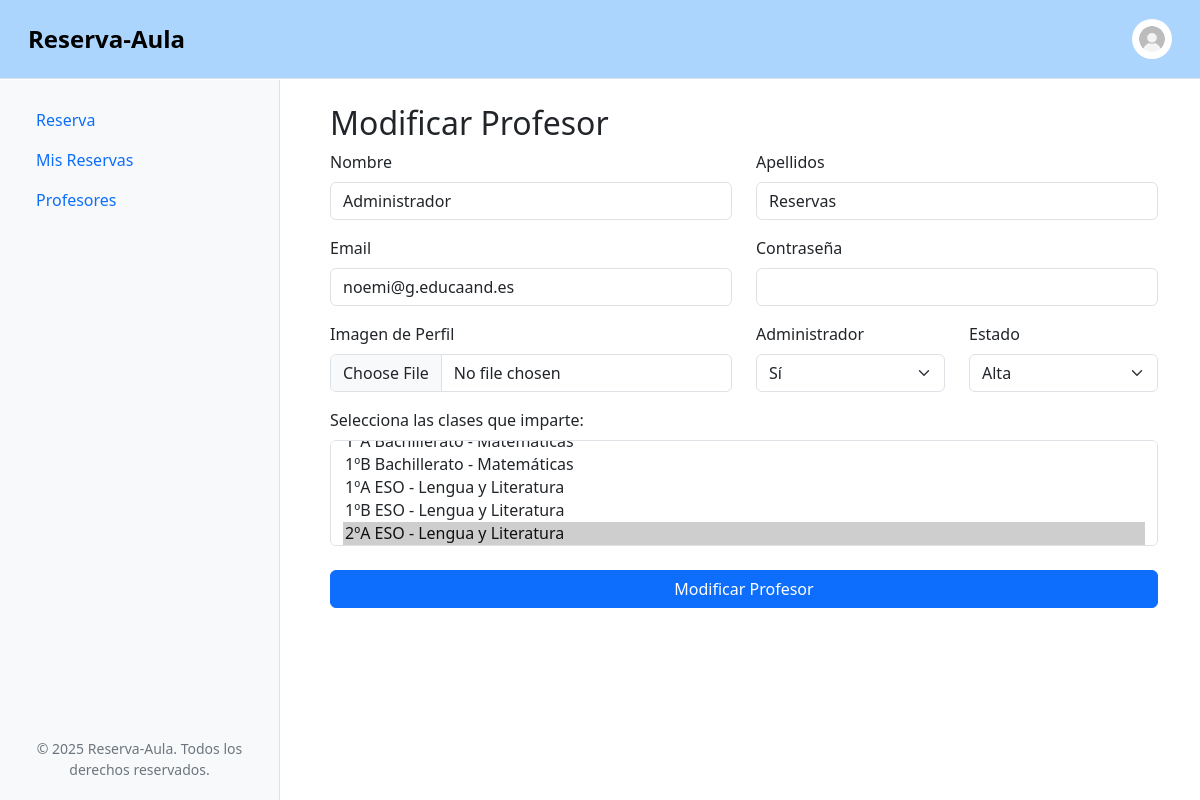
Screenshot of /src/editar-profesor.php?id=2 (signed in) with the database file from the repository.
### tables this page shows
CREATE TABLE Profesores (
    IdProfesor INT AUTO_INCREMENT,
    Nombre VARCHAR(50) NOT NULL,
    Apellidos VARCHAR(50) NOT NULL,
    Email VARCHAR(50) UNIQUE NOT NULL,
    Passwd VARCHAR(255) NOT NULL,
    EsAdmin BOOLEAN NOT NULL DEFAULT FALSE,
    EsAlta BOOLEAN NOT NULL DEFAULT TRUE,
    ImgPerfilURL VARCHAR(255),
    PRIMARY KEY (IdProfesor)
);

### src/includes/funciones.php (called while the page is built, shortened)
<?php
function obtenerProfesor($conexion, $idProfesor)
{
    $idProfesor = (int)$idProfesor;
    $consulta = "SELECT * FROM profesores WHERE IdProfesor = $idProfesor";
    $resultado = mysqli_query($conexion, $consulta);
    if ($resultado && mysqli_num_rows($resultado) == 1) {
        $profesor = mysqli_fetch_assoc($resultado);
    } else {
        $profesor = null;
    }
    return $profesor;
}
function obtenerCursosAsignaturas($conexion)
{
    $consulta = "SELECT ca.IdCurso,
                    c.Nombre AS NombreCurso,
                    ca.IdAsignatura,
                    a.Nombre AS NombreAsignatura
                FROM Curso_Asignatura ca
                JOIN Cursos c ON ca.IdCurso = c.IdCurso
                JOIN Asignaturas a ON ca.IdAsignatura = a.IdAsignatura;
                ";
    $resultado = mysqli_query($conexion, $consulta);
    $cusrosAsignaturas = array();
    if ($resultado && mysqli_num_rows($resultado) >= 1) {
        while ($fila = mysqli_fetch_assoc($resultado)) {
            $cusrosAsignaturas[] = $fila;
        }
    }
    return $cusrosAsignaturas;
}
function obtenerCursoAsignaturaDelProfesor($conexion, $idProfesor)
{
    $consulta = "SELECT IdCurso, IdAsignatura
            FROM Profesor_Curso_Asignatura
            WHERE IdProfesor = " . (int)$idProfesor;
    $resultado = mysqli_query($conexion, $consulta);
    if (mysqli_num_rows($resultado) > 0) {
        $asignaturasProfesor = [];
        while ($fila = mysqli_fetch_assoc($resultado)) {
            $asignaturasProfesor[] = $fila['IdCurso'] . "-" . $fila['IdAsignatura'];
        }
        return $asignaturasProfesor;
    } else {
        return [];
    }
}

### src/editar-profesor.php (the view, shortened to what this page needs)
<?php
require_once 'includes/header.php';
$idProfesor = $_GET['id'];
$profesor = obtenerProfesor($db, $idProfesor);
?>
<h2>Modificar Profesor</h2>
<div class="form-container">
    <form action="./acciones/procesar-editar-profesor.php" method="POST" enctype="multipart/form-data">
        <div class="row mb-3">
            <div class="col-md-6">
                <label for="nombre" class="form-label">Nombre</label>
                <input type="text" class="form-control" id="nombre" name="nombre"
                    pattern="^[A-Za-zÁÉÍÓÚáéíóúÑñ\s]{2,50}$"
                    title="Solo letras y espacios. Mínimo 2 y máximo 50 caracteres."
                    value="<?php echo htmlspecialchars($profesor['Nombre']); ?>" required>
            </div>
            <div class="col-md-6">
                <label for="apellidos" class="form-label">Apellidos</label>
                <input type="text" class="form-control" id="apellidos" name="apellidos"
                    pattern="^[A-Za-zÁÉÍÓÚáéíóúÑñ\s]{2,50}$"
                    title="Solo letras y espacios. Mínimo 2 y máximo 50 caracteres."
                    value="<?php echo htmlspecialchars($profesor['Apellidos']); ?>" required>
            </div>
        </div>
        <div class="row mb-3">
            <div class="col-md-6">
                <label for="email" class="form-label">Email</label>
                <input type="email" class="form-control" id="email" name="email"
                    pattern="^[a-zA-Z0-9._%+-]+@[a-zA-Z0-9.-]+\.[a-zA-Z]{2,}$"
                    title="Debe ser un email válido (ejemplo@dominio.com)."
                    value="<?php echo htmlspecialchars($profesor['Email']); ?>" required>
            </div>
            <div class="col-md-6">
                <label for="passwd" class="form-label">Contraseña</label>
                <input type="password" class="form-control" id="passwd" name="passwd"
                    pattern="^(?=.*[a-z])(?=.*[A-Z])(?=.*\d)(?=.*[@$!%*?&])[A-Za-z\d@$!%*?&]{8,}$"
                    title="Mínimo 8 caracteres, al menos una mayúscula, una minúscula, un número y un carácter especial.">
            </div>
        </div>
        <div class="row mb-3">
            <div class="col-md-6">
                <label for="imgPerfil" class="form-label">Imagen de Perfil</label>
                <input type="file" class="form-control" id="imgPerfil" name="imgPerfil"
                    accept="image/png, image/jpeg, image/jpg">
            </div>
            <div class="col-md-3">
                <label class="form-label">Administrador</label>
                <select class="form-select" id="esAdmin" name="esAdmin">
                    <option value="1" <?php if($profesor['EsAdmin']) echo "selected" ?>>Sí</option>
                </select>
            </div>
            <div class="col-md-3">
                <label class="form-label">Estado</label>
                <select class="form-select" id="esAlta" name="esAlta">
                    <option value="1" <?php if($profesor['EsAlta']) echo "selected" ?>>Alta</option>
                </select>
            </div>
        </div>
        <?php
        $cursosAsignaturas = obtenerCursosAsignaturas($db);
        $asignaturaPropias = obtenerCursoAsignaturaDelProfesor($db, $idProfesor);
        ?>
        <div>
            <label  class="form-label" for="clases">Selecciona las clases que imparte:</label>
            <select id="clases" name="clases[]" class="form-select" multiple="multiple">
            <?php
            foreach ($cursosAsignaturas as $linea) {
                $valor = $linea['IdCurso'] . "-" . $linea['IdAsignatura'];
                $selected = in_array($valor, $asignaturaPropias) ? "selected" : "";
                echo "<option value='$valor' $selected>$linea[NombreCurso] - $linea[NombreAsignatura]</option>";
            }
        ?>
            </select>
        </div>
        <button type="submit" class="btn btn-primary w-100 mt-4">Modificar Profesor</button>
    </form>
</div>
<?php require_once 'includes/footer.php'; ?>

### rows the page displays
profesores: nombre "Administrador", apellidos "Reservas", email "noemi@g.educaand.es", esAdmin "Sí", esAlta "Alta"

### other values shown
form field value "1ºB Bachillerato - Matemáticas / 1ºA ESO - Lengua y Literatura / 1ºB ESO - Lengua y Literatura / 2ºA ESO - Lengua y Literatura ☑"
